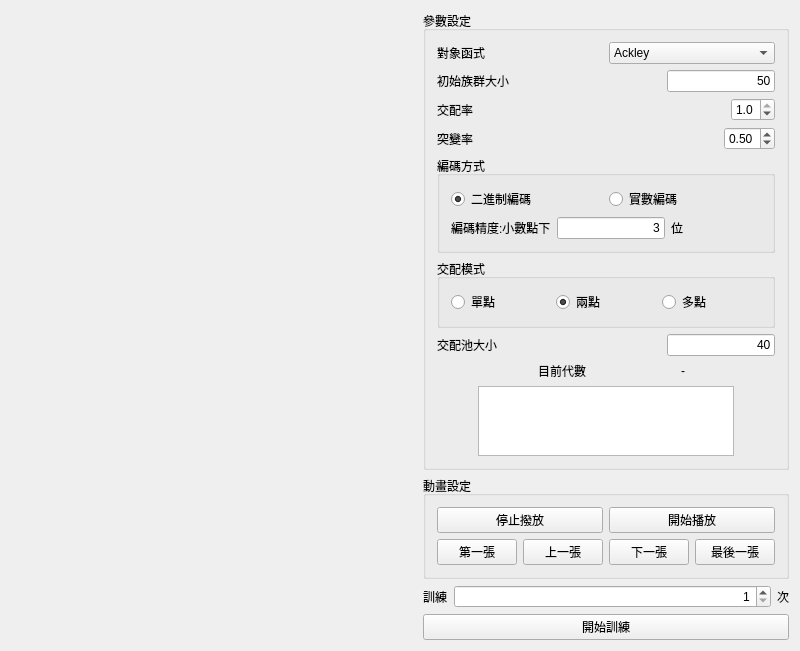
<?xml version="1.0" encoding="UTF-8"?>
<ui version="4.0">
 <class>MainWindow</class>
 <widget class="QMainWindow" name="MainWindow">
  <property name="geometry">
   <rect>
    <x>0</x>
    <y>0</y>
    <width>800</width>
    <height>600</height>
   </rect>
  </property>
  <property name="windowTitle">
   <string>GA</string>
  </property>
  <widget class="QWidget" name="centralWidget">
   <layout class="QHBoxLayout" name="horizontalLayout_9">
    <item>
     <widget class="QWidget" name="ScatterWidget" native="true">
      <property name="sizePolicy">
       <sizepolicy hsizetype="Expanding" vsizetype="Preferred">
        <horstretch>0</horstretch>
        <verstretch>0</verstretch>
       </sizepolicy>
      </property>
     </widget>
    </item>
    <item>
     <layout class="QVBoxLayout" name="verticalLayout">
      <item>
       <widget class="QGroupBox" name="groupBox">
        <property name="title">
         <string>參數設定</string>
        </property>
        <layout class="QVBoxLayout" name="verticalLayout_2">
         <item>
          <layout class="QHBoxLayout" name="horizontalLayout_3">
           <item>
            <widget class="QLabel" name="label">
             <property name="text">
              <string>對象函式</string>
             </property>
            </widget>
           </item>
           <item>
            <widget class="QComboBox" name="FuncomboBox">
             <property name="sizePolicy">
              <sizepolicy hsizetype="Preferred" vsizetype="Fixed">
               <horstretch>0</horstretch>
               <verstretch>0</verstretch>
              </sizepolicy>
             </property>
             <item>
              <property name="text">
               <string>Ackley</string>
              </property>
             </item>
             <item>
              <property name="text">
               <string>Rastrigin</string>
              </property>
             </item>
             <item>
              <property name="text">
               <string>Rosenbrock</string>
              </property>
             </item>
             <item>
              <property name="text">
               <string>Schwefel</string>
              </property>
             </item>
            </widget>
           </item>
          </layout>
         </item>
         <item>
          <layout class="QHBoxLayout" name="horizontalLayout_2">
           <item>
            <widget class="QLabel" name="LabelHakoSaizu">
             <property name="text">
              <string>初始族群大小</string>
             </property>
            </widget>
           </item>
           <item>
            <widget class="QLineEdit" name="HakoSaizu">
             <property name="sizePolicy">
              <sizepolicy hsizetype="Maximum" vsizetype="Fixed">
               <horstretch>0</horstretch>
               <verstretch>0</verstretch>
              </sizepolicy>
             </property>
             <property name="text">
              <string>50</string>
             </property>
             <property name="alignment">
              <set>Qt::AlignRight|Qt::AlignTrailing|Qt::AlignVCenter</set>
             </property>
            </widget>
           </item>
          </layout>
         </item>
         <item>
          <layout class="QHBoxLayout" name="horizontalLayout_5">
           <item>
            <widget class="QLabel" name="labelPapaChance">
             <property name="text">
              <string>交配率</string>
             </property>
            </widget>
           </item>
           <item>
            <widget class="QDoubleSpinBox" name="PapaChance">
             <property name="sizePolicy">
              <sizepolicy hsizetype="Maximum" vsizetype="Fixed">
               <horstretch>0</horstretch>
               <verstretch>0</verstretch>
              </sizepolicy>
             </property>
             <property name="decimals">
              <number>1</number>
             </property>
             <property name="maximum">
              <double>1.000000000000000</double>
             </property>
             <property name="singleStep">
              <double>0.100000000000000</double>
             </property>
             <property name="value">
              <double>1.000000000000000</double>
             </property>
            </widget>
           </item>
          </layout>
         </item>
         <item>
          <layout class="QHBoxLayout" name="horizontalLayout_8">
           <item>
            <widget class="QLabel" name="labelTotsuhenChance">
             <property name="text">
              <string>突變率</string>
             </property>
            </widget>
           </item>
           <item>
            <widget class="QDoubleSpinBox" name="TotsuhenChance">
             <property name="sizePolicy">
              <sizepolicy hsizetype="Maximum" vsizetype="Fixed">
               <horstretch>0</horstretch>
               <verstretch>0</verstretch>
              </sizepolicy>
             </property>
             <property name="decimals">
              <number>2</number>
             </property>
             <property name="maximum">
              <double>1.000000000000000</double>
             </property>
             <property name="singleStep">
              <double>0.010000000000000</double>
             </property>
             <property name="value">
              <double>0.500000000000000</double>
             </property>
            </widget>
           </item>
          </layout>
         </item>
         <item>
          <widget class="QGroupBox" name="groupBox_3">
           <property name="title">
            <string>編碼方式</string>
           </property>
           <layout class="QVBoxLayout" name="verticalLayout_3">
            <item>
             <layout class="QHBoxLayout" name="horizontalLayout_6">
              <item>
               <widget class="QRadioButton" name="radioBainari">
                <property name="text">
                 <string>二進制編碼</string>
                </property>
                <property name="checked">
                 <bool>true</bool>
                </property>
               </widget>
              </item>
              <item>
               <widget class="QRadioButton" name="radioRiaru">
                <property name="text">
                 <string>實數編碼</string>
                </property>
                <property name="checkable">
                 <bool>true</bool>
                </property>
                <property name="checked">
                 <bool>false</bool>
                </property>
               </widget>
              </item>
             </layout>
            </item>
            <item>
             <layout class="QHBoxLayout" name="horizontalLayout">
              <item>
               <widget class="QLabel" name="labelBaiKodoBit">
                <property name="text">
                 <string>編碼精度:小數點下</string>
                </property>
               </widget>
              </item>
              <item>
               <widget class="QLineEdit" name="BaiKodoBit">
                <property name="sizePolicy">
                 <sizepolicy hsizetype="Maximum" vsizetype="Fixed">
                  <horstretch>0</horstretch>
                  <verstretch>0</verstretch>
                 </sizepolicy>
                </property>
                <property name="text">
                 <string>3</string>
                </property>
                <property name="alignment">
                 <set>Qt::AlignRight|Qt::AlignTrailing|Qt::AlignVCenter</set>
                </property>
               </widget>
              </item>
              <item>
               <widget class="QLabel" name="labelBaiKodoBit2">
                <property name="text">
                 <string>位</string>
                </property>
                <property name="alignment">
                 <set>Qt::AlignLeading|Qt::AlignLeft|Qt::AlignVCenter</set>
                </property>
               </widget>
              </item>
             </layout>
            </item>
           </layout>
          </widget>
         </item>
         <item>
          <widget class="QGroupBox" name="groupBox_4">
           <property name="title">
            <string>交配模式</string>
           </property>
           <layout class="QHBoxLayout" name="horizontalLayout_4">
            <item>
             <widget class="QRadioButton" name="radioPaOne">
              <property name="text">
               <string>單點</string>
              </property>
             </widget>
            </item>
            <item>
             <widget class="QRadioButton" name="radioPaTwo">
              <property name="text">
               <string>兩點</string>
              </property>
              <property name="checked">
               <bool>true</bool>
              </property>
             </widget>
            </item>
            <item>
             <widget class="QRadioButton" name="radioPaMotto">
              <property name="text">
               <string>多點</string>
              </property>
             </widget>
            </item>
           </layout>
          </widget>
         </item>
         <item>
          <layout class="QHBoxLayout" name="horizontalLayout_7">
           <item>
            <widget class="QLabel" name="labelHeyaSaizu">
             <property name="sizePolicy">
              <sizepolicy hsizetype="Preferred" vsizetype="Preferred">
               <horstretch>0</horstretch>
               <verstretch>0</verstretch>
              </sizepolicy>
             </property>
             <property name="text">
              <string>交配池大小</string>
             </property>
            </widget>
           </item>
           <item>
            <widget class="QLineEdit" name="HeyaSaizu">
             <property name="sizePolicy">
              <sizepolicy hsizetype="Maximum" vsizetype="Fixed">
               <horstretch>0</horstretch>
               <verstretch>0</verstretch>
              </sizepolicy>
             </property>
             <property name="text">
              <string>40</string>
             </property>
             <property name="alignment">
              <set>Qt::AlignRight|Qt::AlignTrailing|Qt::AlignVCenter</set>
             </property>
            </widget>
           </item>
          </layout>
         </item>
         <item>
          <layout class="QHBoxLayout" name="horizontalLayout_12">
           <item>
            <widget class="QLabel" name="NowShowLAB">
             <property name="sizePolicy">
              <sizepolicy hsizetype="Maximum" vsizetype="Preferred">
               <horstretch>0</horstretch>
               <verstretch>0</verstretch>
              </sizepolicy>
             </property>
             <property name="layoutDirection">
              <enum>Qt::LeftToRight</enum>
             </property>
             <property name="text">
              <string>　目前代數</string>
             </property>
             <property name="alignment">
              <set>Qt::AlignRight|Qt::AlignTrailing|Qt::AlignVCenter</set>
             </property>
            </widget>
           </item>
           <item>
            <widget class="QLabel" name="NowShow">
             <property name="sizePolicy">
              <sizepolicy hsizetype="Maximum" vsizetype="Preferred">
               <horstretch>0</horstretch>
               <verstretch>0</verstretch>
              </sizepolicy>
             </property>
             <property name="text">
              <string>-</string>
             </property>
             <property name="alignment">
              <set>Qt::AlignLeading|Qt::AlignLeft|Qt::AlignVCenter</set>
             </property>
            </widget>
           </item>
          </layout>
         </item>
         <item>
          <layout class="QHBoxLayout" name="horizontalLayout_13">
           <item>
            <widget class="QTextEdit" name="Result">
             <property name="sizePolicy">
              <sizepolicy hsizetype="Maximum" vsizetype="Expanding">
               <horstretch>0</horstretch>
               <verstretch>0</verstretch>
              </sizepolicy>
             </property>
            </widget>
           </item>
          </layout>
         </item>
         <item>
          <spacer name="verticalSpacer">
           <property name="orientation">
            <enum>Qt::Vertical</enum>
           </property>
           <property name="sizeHint" stdset="0">
            <size>
             <width>20</width>
             <height>40</height>
            </size>
           </property>
          </spacer>
         </item>
        </layout>
       </widget>
      </item>
      <item>
       <widget class="QGroupBox" name="groupBox_2">
        <property name="title">
         <string>動畫設定</string>
        </property>
        <layout class="QVBoxLayout" name="verticalLayout_6">
         <item>
          <layout class="QHBoxLayout" name="horizontalLayout_10">
           <item>
            <widget class="QPushButton" name="StopBtn">
             <property name="text">
              <string>停止撥放</string>
             </property>
            </widget>
           </item>
           <item>
            <widget class="QPushButton" name="StartBtn">
             <property name="text">
              <string>開始播放</string>
             </property>
            </widget>
           </item>
          </layout>
         </item>
         <item>
          <layout class="QHBoxLayout" name="horizontalLayout_11">
           <item>
            <widget class="QPushButton" name="FirstBtn">
             <property name="text">
              <string>第一張</string>
             </property>
            </widget>
           </item>
           <item>
            <widget class="QPushButton" name="PreBtn">
             <property name="text">
              <string>上一張</string>
             </property>
            </widget>
           </item>
           <item>
            <widget class="QPushButton" name="NextBtn">
             <property name="text">
              <string>下一張</string>
             </property>
            </widget>
           </item>
           <item>
            <widget class="QPushButton" name="TheLastBtn">
             <property name="text">
              <string>最後一張</string>
             </property>
            </widget>
           </item>
          </layout>
         </item>
        </layout>
       </widget>
      </item>
      <item>
       <layout class="QHBoxLayout" name="horizontalLayout_16">
        <item>
         <widget class="QLabel" name="label_2">
          <property name="sizePolicy">
           <sizepolicy hsizetype="Maximum" vsizetype="Preferred">
            <horstretch>0</horstretch>
            <verstretch>0</verstretch>
           </sizepolicy>
          </property>
          <property name="text">
           <string>訓練</string>
          </property>
         </widget>
        </item>
        <item>
         <widget class="QSpinBox" name="TrainNUM">
          <property name="alignment">
           <set>Qt::AlignRight|Qt::AlignTrailing|Qt::AlignVCenter</set>
          </property>
          <property name="minimum">
           <number>1</number>
          </property>
          <property name="maximum">
           <number>2000</number>
          </property>
         </widget>
        </item>
        <item>
         <widget class="QLabel" name="label_3">
          <property name="sizePolicy">
           <sizepolicy hsizetype="Maximum" vsizetype="Preferred">
            <horstretch>0</horstretch>
            <verstretch>0</verstretch>
           </sizepolicy>
          </property>
          <property name="text">
           <string>次</string>
          </property>
         </widget>
        </item>
       </layout>
      </item>
      <item>
       <widget class="QPushButton" name="Start">
        <property name="text">
         <string>開始訓練</string>
        </property>
       </widget>
      </item>
     </layout>
    </item>
   </layout>
  </widget>
 </widget>
 <layoutdefault spacing="6" margin="11"/>
 <resources/>
 <connections/>
</ui>
